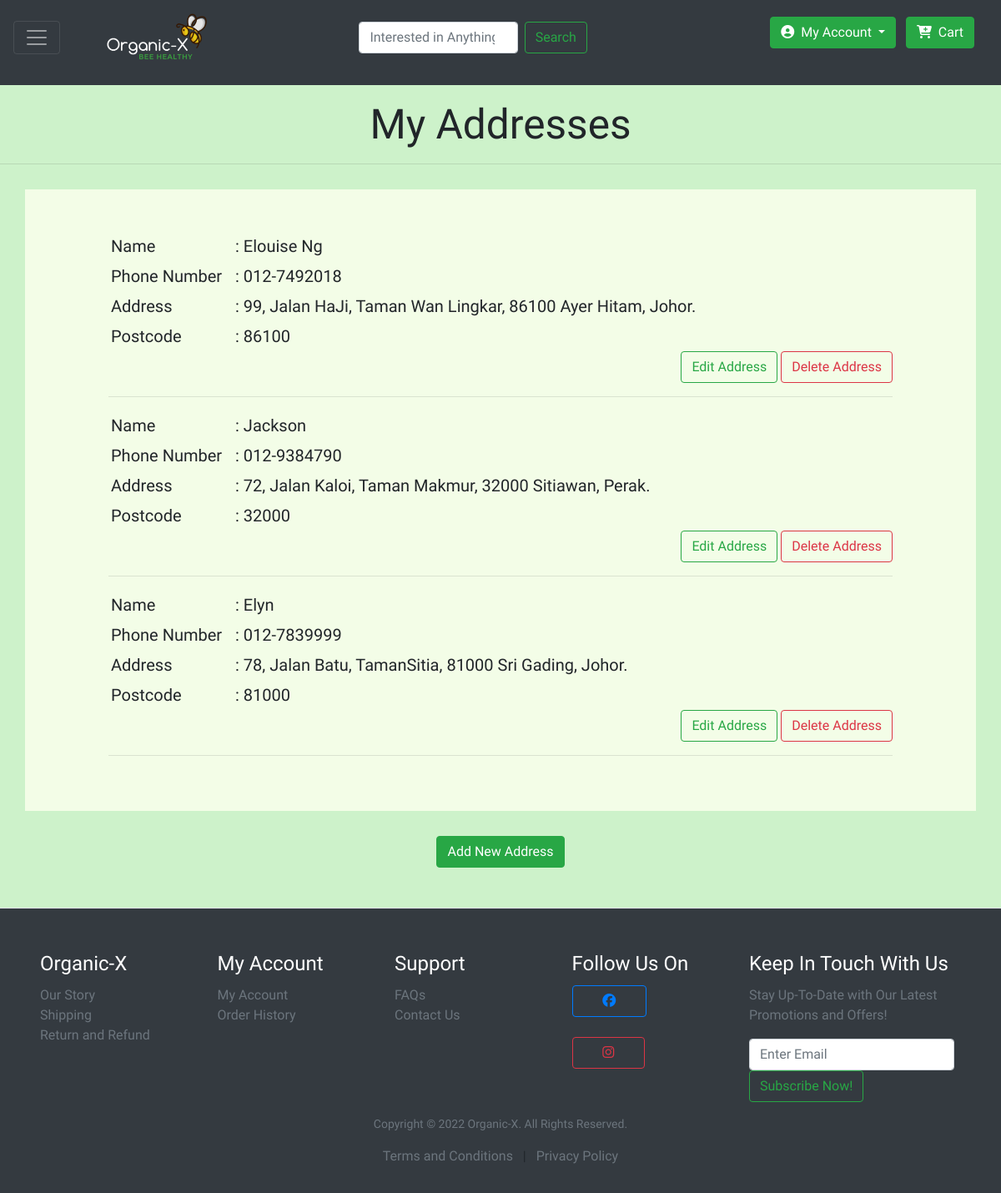
Screenshot of /address/address2.php (signed in) with the database file from the repository.
### tables this page shows
CREATE TABLE `address` (
  `AddressID` int(11) NOT NULL,
  `CustID` int(11) NOT NULL,
  `Name` varchar(50) NOT NULL,
  `Address` varchar(500) NOT NULL,
  `Phone` varchar(12) NOT NULL,
  `Postcode` int(5) NOT NULL
);

### address/address2.php (the view, shortened to what this page needs)
<!DOCTYPE html>
<html lang="en">
<head>
    <link rel="stylesheet" href="address.css">
    <link rel="stylesheet" href="https://cdn.jsdelivr.net/npm/bootstrap@4.6.1/dist/css/bootstrap.min.css">
    <link rel="stylesheet" href="bootstrap.css"/>
</head>
<body>
    <?php include ("../product/partials/header.php");?>
    <div>
        <h1>My Addresses</h1><hr>
    </div>
    <div class="addressBox">
        <?php
            $sql = "SELECT * FROM customer WHERE CustUsername = '$_SESSION[user]'";
            $result = mysqli_query($conn, $sql);
            $custInfo = mysqli_fetch_assoc($result);
            $id = $custInfo["CustID"];
            $sql = "SELECT * FROM address WHERE CustID = '$id'";
            $result = mysqli_query($conn, $sql);
            if(mysqli_num_rows($result)==0){
                echo "No address recorded.";
            } else{
                while($addressInfo = mysqli_fetch_assoc($result)){
                    $name = $addressInfo["Name"];
                    $phone = $addressInfo["Phone"];
                    $address = $addressInfo["Address"];
                    $postcode = $addressInfo["Postcode"];
                    $addressID = $addressInfo["AddressID"];
            ?>
                <table>
                    <tr>
                        <td>Name</td>
                        <td> <?php echo ": ", $name; ?> </td>
                    </tr>
                    <tr>
                        <td>Phone Number &nbsp;</td>
                        <td> <?php echo ": ", $phone; ?> </td>
                    </tr>
                    <tr>
                        <td>Address</td>
                        <td> <?php echo ": ", $address; ?> </td>
                    </tr>
                    <tr>
                        <td>Postcode</td>
                        <td> <?php echo ": ", $postcode; ?> </td>
                    </tr>
                </table>
                <div class="manage">
                    <a href="edit.php?clicked=<?php echo $addressID ?>"><button type="button" class="btn btn-outline-success">
                        Edit Address</button></a>
                    <a href="delete.php?clicked=<?php echo $addressID ?>"><button type="button" class="btn btn-outline-danger">
                        Delete Address</button></a>
                </div>
                <hr>
            <?php } ?>
        <?php } ?>
    </div>
    <div class="add">
        <a href="add2.php"><button type="button" class="btn btn-success">Add New Address</button></a>
    </div>
    <br><br>
    <?php include "../product/partials/footer.php";?>
</body>
</html>

### address/address.css (style rules this page uses)
a { display: contents; text-decoration: none; color: var(--black); }
:root { --black: #000000; --white: #ffffff; --lgreen: #f3fde7; --font-family-magra: 'Magra', sans-serif; }
body { align-items: flex-start; background-color: var(--white); height: 100%; width: 100%; overflow: auto; }
h1 { padding-top: 120px; display: flex; flex-direction: column; font-family: var(--font-family-magra); text-align: center; font-size: 50px; }
.addressBox { height: auto; width: 95%; background-color: var(--lgreen); margin: 30px 30px; padding: 50px 100px; }
td { font-family: var(--font-family-magra); font-size: 20px; padding: 3px; }
.manage { float: right; }
.add { text-align: center; }

### product/partials/header.php (style rules this page uses)
body { font-family: 'Magra', sans-serif; background-color: #CDF2CA; }
h1 { font-family: 'Magra', sans-serif; font-size: 3.1rem; }
a { display: contents; text-decoration: none; color: #000000; }

### rows the page displays
address: Name "Elouise Ng", Phone "012-7492018", Address "99, Jalan HaJi, Taman Wan Lingkar, 86100 Ayer Hitam, Johor.", Postcode "86100"
address: Name "Jackson", Phone "012-9384790", Address "72, Jalan Kaloi, Taman Makmur, 32000 Sitiawan, Perak.", Postcode "32000"
address: Name "Elyn", Phone "012-7839999", Address "78, Jalan Batu, TamanSitia, 81000 Sri Gading, Johor.", Postcode "81000"
